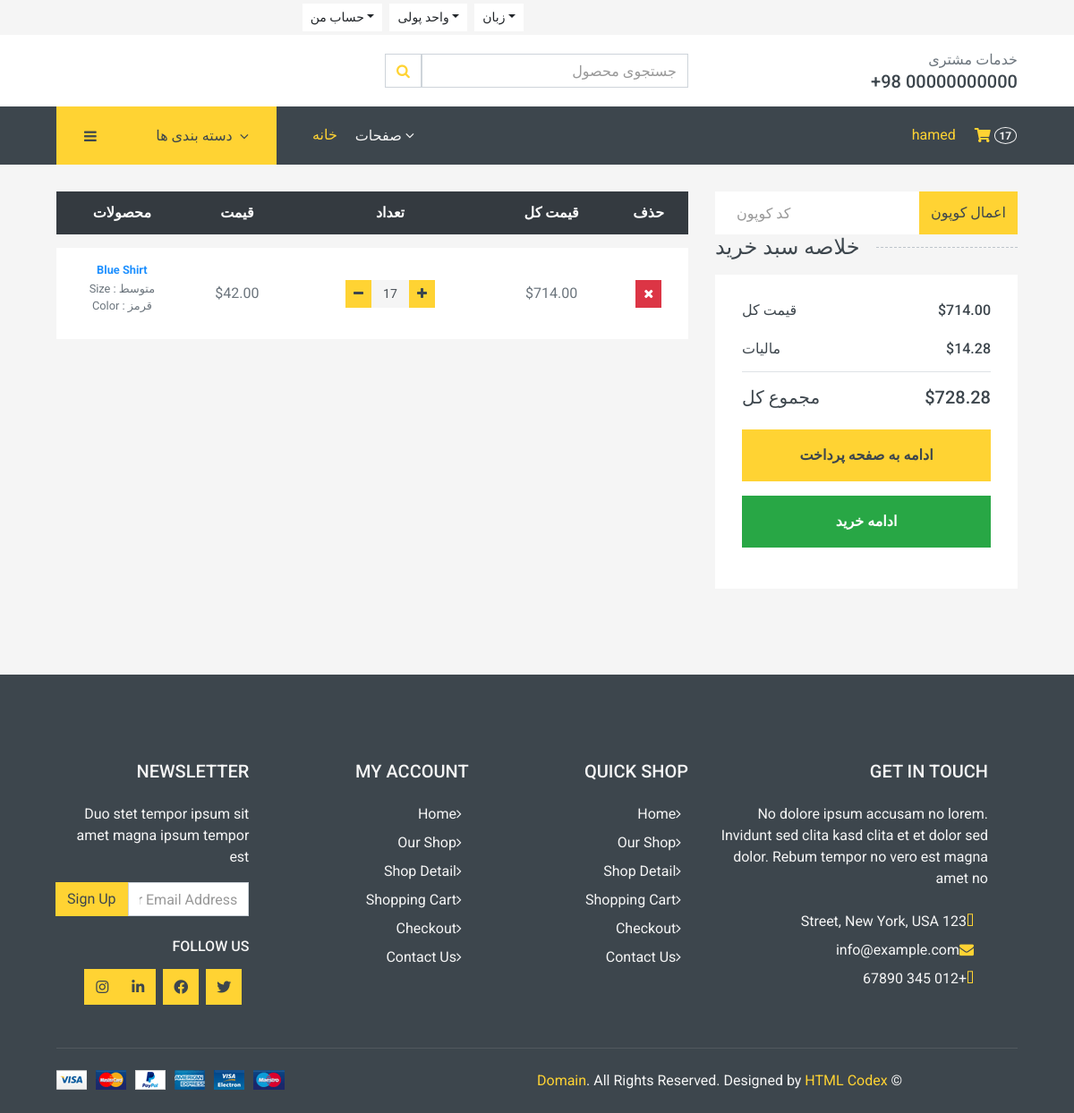
Screenshot of /cart/ (signed in) with the database file from the repository.
### accounts/models.py (models this page shows, shortened)
class Account(AbstractBaseUser):
    first_name = models.CharField(_("اسم"), max_length=50)
    last_name = models.CharField(_("نام خوانوادگی"), max_length=50)
    username = models.CharField(_("نام کاربری"), max_length=50, unique=True)
    email = models.EmailField(_("ادرس ایمیل"), max_length=254, unique=True)
    phone_number = models.CharField(
        _("شماره تماس"), max_length=50, unique=True, blank=True, null=True)
    objects = MyAccountManager()
    date_joined = models.DateTimeField(
        _("زمان ثبت نام"), auto_now=False, auto_now_add=True)
    last_login = models.DateTimeField(
        _("اخرین ورود"), auto_now=False, auto_now_add=True)
    is_admin = models.BooleanField(
        _("کاربر مورد نظر ادمین است ؟"), default=False)
    is_staff = models.BooleanField(
        _("کاربر مورد نظر کارمند است ؟"), default=False)
    is_active = models.BooleanField(
        _("کاربر مورد نظر فعال است ؟"), default=False)
    is_superadmin = models.BooleanField(
        _("کاربر مورد نظر ادمین اصلی است ؟"), default=False)
    USERNAME_FIELD = 'email'
    REQUIRED_FIELDS = ['username', 'first_name', 'last_name']
    class Meta:
        verbose_name = 'اکانت'
        verbose_name_plural = 'اکانت‌ها'

### carts/models.py (models this page shows, shortened)
class CartItem(models.Model):
    user = models.ForeignKey(
        "accounts.Account", verbose_name=_("کاربر"),
        on_delete=models.CASCADE, null=True)
    product = models.ForeignKey(Product, on_delete=models.CASCADE)
    cart = models.ForeignKey(Cart, on_delete=models.CASCADE, null=True)
    quantity = models.IntegerField()
    is_active = models.BooleanField(default=True)
    variations = models.ManyToManyField(
        Variation, verbose_name=_("واریانت ها"), blank=True)
    def sub_total(self):
        return self.product.price * self.quantity
    class Meta:
        verbose_name = ("کالا سبد خرید")
        verbose_name_plural = ("کالاهای سبد خرید")

### store/models.py (models this page shows, shortened)
class Product(models.Model):
    title = models.CharField(max_length=50, unique=True)
    slug = models.SlugField(max_length=50, unique=True)
    concise = models.TextField(max_length=500, blank=True)
    description = models.TextField(max_length=500, blank=True)
    information = models.TextField(max_length=500, blank=True)
    color = models.CharField(max_length=55, default='سفید')
    size = models.CharField(max_length=55, default='بزرگ')
    price = models.DecimalField(max_digits=10, decimal_places=2)
    image = models.ImageField(upload_to='images/product_images',
                              height_field=None,
                              width_field=None,
                              max_length=None)
    stock = models.IntegerField()
    is_available = models.BooleanField(default=False)
    category = models.ForeignKey(
        Category, verbose_name='دسته بندی', on_delete=models.CASCADE)
    created_date = models.DateField(auto_now=False, auto_now_add=True)
    modified_date = models.DateTimeField(auto_now=True, auto_now_add=False)
    discount = models.DecimalField(max_digits=10, decimal_places=2, default=0)
    def get_url(self):
        return reverse('products_detail', args=[self.category.slug, self.slug])
    class Meta:
        verbose_name = ("محصول")
        verbose_name_plural = ("محصولات")

class Variation(models.Model):
    product = models.ForeignKey(Product, verbose_name=_(
        "محصول"), on_delete=models.CASCADE)
    variation_category = models.CharField(
        _("تنوع دسته بندی"), max_length=120, choices=variation_category_choice)
    variation_value = models.CharField(_("مقدار تنوع"), max_length=120)
    is_active = models.BooleanField(_("فعال است؟"), default=True)
    create_date = models.DateTimeField(
        _("زمان ایجاد"), auto_now=True, auto_now_add=False)
    objects = VariationManager()
    class Meta:
        verbose_name = ("واریانت")
        verbose_name_plural = ("واریانت ها")

### carts/views.py (the view)
# urls.py: path('', cart, name='cart_page'),
def cart(request, total=0, quantity=0, cart_items=None):
    try:
        tax = 0
        grand_total = 0
        if request.user.is_authenticated:
            cart_items = CartItem.objects.filter(
                user=request.user, is_active=True)
        else:
            cart = Cart.objects.get(cart_id=_cart_id(request))
            cart_items = CartItem.objects.filter(cart=cart, is_active=True)
        for cart_item in cart_items:
            total += (cart_item.product.price * cart_item.quantity)
            quantity += cart_item.quantity
        tax = (2 * total)/100
        grand_total = total + tax
    except ObjectDoesNotExist:
        cart_items = []  # تعیین مقدار پیش‌فرض برای cart_items
    context = {
        'total': total,
        'quantity': quantity,
        'cart_items': cart_items,
        'tax': tax,
        'grand_total': grand_total,
    }
    return render(request, 'store/cart.html', context)

### carts/context_processors.py (called while the page is built)
def counter(request):
    cart_count = 0
    if str('admin') is request.path:
        return {}
    else:
        try:
            cart = Cart.objects.filter(cart_id=_cart_id(request))
            if request.user.is_authenticated:
                cart_items = CartItem.objects.all().filter(user=request.user)
            else:
                cart_items = CartItem.objects.all().filter(cart=cart[:1])
            for cart_item in cart_items:
                cart_count += cart_item.quantity
        except Cart.DoesNotExist:
            cart_count = 0
    return dict(cart_count=cart_count)

### carts/views.py (called while the page is built)
def _cart_id(request):
    cart = request.session.session_key
    if not cart:
        cart = request.session.create()
    return cart

### category/context_processors.py (called while the page is built)
def menu_links(request):
    links = Category.objects.all()
    return dict(links=links)

### category/models.py (called while the page is built)
    def get_absolute_url(self):
        return reverse("products_by_category", args=[self.slug])

### templates/store/cart.html (shortened to what this page needs)
{% extends "base.html" %}
{% load static %}
{% block main %}
    <div class="container-fluid">
      {% if not cart_items %}
        <h2 class='text-center rtl'>. سبد خرید شما خالیست </h2>
        </br>
        <div class='text-center'>
          <a href='{% url "store" %}' class='btn btn-primary' > ادامه خرید</a>
        </div>
    {% else %}
      <div class="row px-xl-5">
        <div class="col-lg-8 table-responsive mb-5">
          <table class="table table-light table-borderless table-hover text-center mb-0">
            <thead class="thead-dark">
              <tr>
                <th>محصولات</th>
                <th>قیمت</th>
                <th>تعداد</th>
                <th>قیمت کل</th>
                <th>حذف</th>
              </tr>
            </thead>
            <tbody class="align-middle">
              {% for cart_item in cart_items %}
                  <tr>
                    <td class="align-middle">
                      <figcaption class='info'>
                        <a href='{{ cart_item.product.get_url }}' class='text-muted small'>
                          <strong class="colorful">{{cart_item.product.title}}</strong>
                        </a>
                        <p class='text-muted small'>
                          {% if cart_item.variations.all %}
                            {% for item in cart_item.variations.all %}
                                {{ item.variation_category | capfirst }} : {{ item.variation_value | capfirst }}<br>
                            {% endfor %}
                          {% endif %}
                        </p>
                      </figcaption>
                    </td>
                    <td class="align-middle">${{cart_item.product.price}}</td>
                    <td class="align-middle">
                      <div class="col">
                        <div class="input-group mx-auto" style="width: 100px;" >
                            <div class="input-group-btn">
                            <a href="{% url 'cart:remove_from_cart_page' cart_item.product.id cart_item.id %}" class="btn btn-sm btn-primary btn-minus" type="button"> <i class="fa fa-minus"></i> </a>
                            </div>
                            <input type="text" class="form-control form-control-sm bg-secondary border-0 text-center"  value="{{cart_item.quantity}}">
                            <div class="input-group-btn">
                                <form action="{% url 'cart:add_to_cart_page' cart_item.product.id  %}" method='POST'>
                                    <button class="btn btn-sm btn-primary btn-plus" type="submit" id="button-minus"> <i class="fa fa-plus"></i> </button>
                                </form>
                            </div>
                        </div>
                    </td>
                    <td class="align-middle">${{cart_item.sub_total}}</td>
                    <td class="align-middle">
                      <a href='{% url "cart:delete_cart_item_page" cart_item.product.id cart_item.id %}' onclick="return confirm('ایا مطمعئن هستین میخواهید این محصول را حذف کنید؟')" class="btn btn-sm btn-danger"><i class="fa fa-times"></i></a>
                    </td>
                  </tr>
              {% endfor %}
            </tbody>
          </table>
        </div>
        <div class="col-lg-4">
            <div class="input-group">
              <input type="text" class="form-control border-0 p-4 floatformat : right" placeholder="کد کوپون" />
              <div class="input-group-append">
                <button class="btn btn-primary">اعمال کوپون</button>
              </div>
            </div>
          <h5 class="section-title position-relative text-uppercase mb-3"><span class="bg-secondary pr-3">خلاصه سبد خرید</span></h5>
          <div class="bg-light p-30 mb-5">
            <div class="border-bottom pb-2">
              <div class="d-flex justify-content-between mb-3">
                <h6>قیمت کل</h6>
                <h6>${{total}}</h6>
              </div>
              <div class="d-flex justify-content-between">
                <h6 class="font-weight-medium">مالیات</h6>
                <h6 class="font-weight-medium">${{tax}}</h6>
              </div>
            </div>
            <div class="pt-2">
              <div class="d-flex justify-content-between mt-2">
                <h5>مجموع کل</h5>
                <h5>${{grand_total}}</h5>
              </div>
              <a href="{% url "cart:checkout_page" %}" class="btn btn-block btn-primary font-weight-bold my-3 py-3">ادامه به صفحه پرداخت</a>
              <a href="{% url 'store' %}" class="btn btn-block btn-success font-weight-bold my-3 py-3">ادامه خرید</a>
            </div>
          </div>
        </div>
      </div>
    {% endif %}
    </div>
{% endblock main %}

### templates/includes/navbar.html (shortened to what this page needs)
<div class="container-fluid">
  <div class="row bg-secondary py-1 px-xl-5">
    <div class="col-lg-6 text-center text-lg-right">
      <div class="d-inline-flex align-items-center">
        <div class="btn-group">
          <button type="button" class="btn btn-sm btn-light dropdown-toggle" data-toggle="dropdown">حساب من</button>
        </div>
        <div class="btn-group mx-2">
          <button type="button" class="btn btn-sm btn-light dropdown-toggle" data-toggle="dropdown">واحد پولی</button>
        </div>
        <div class="btn-group">
          <button type="button" class="btn btn-sm btn-light dropdown-toggle" data-toggle="dropdown">زبان</button>
        </div>
      </div>
    </div>
  </div>
  <div class="row align-items-center bg-light py-3 px-xl-5 d-none d-lg-flex">
    <div class="col-lg-4 col-6 text-left">
      <form action="{% url "search_page" %}" class='search' method='GET'>
        <div class="input-group">
          <input type="text" class="form-control" placeholder="جستجوی محصول" name='keyword' />
          <div class="input-group-append">
            <button type='submit' class="input-group-text bg-transparent text-primary"><i class="fa fa-search" ></i></button>
          </div>
        </div>
      </form>
    </div>
    <div class="col-lg-4 col-6 text-right">
      <p class="m-0">خدمات مشتری</p>
      <h5 class="m-0">+98 00000000000</h5>
    </div>
  </div>
</div>
<div class="container-fluid bg-dark mb-30">
  <div class="row px-xl-5">
    <div class="col-lg-3 d-none d-lg-block">
      <a class="btn d-flex align-items-center justify-content-end bg-primary w-100" data-toggle="collapse" href="#navbar-vertical" style="height: 65px; padding: 0 30px;">
        <i class="fa fa-bars text-dark mr-auto"></i>
        <h6 class="text-dark m-0">دسته بندی ها</h6>
        <i class="fa fa-angle-down text-dark ml-2"></i>
      </a>
    </div>
    <div class="col-lg-9">
      <nav class="navbar navbar-expand-lg bg-dark navbar-dark py-3 py-lg-0 px-0">
        <div class="collapse navbar-collapse justify-content-between" id="navbarCollapse">
          <div class="navbar-nav mr-auto py-0">
            <a href="{% url "home" %}" class="nav-item nav-link active">خانه</a>
            <div class="nav-item dropdown">
              <a href="#" class="nav-link dropdown-toggle" data-toggle="dropdown">صفحات <i class="fa fa-angle-down mt-1"></i></a>
            </div>
          </div>
          <div class="navbar-nav ml-auto py-0 d-none d-lg-block">
            {% if user.is_authenticated %}
            <a href="{% url 'account:logout_page' %}">
                {% if user.get_full_name %}
                    {{ user.get_full_name }}
                {% else %}
                    {{ user.username }}
                {% endif %}
            </a>
            {% else %}
                <a href="{% url 'account:login_page' %}" class="btn px-0 ml-3">
                    <i class="fas fa-sign-in-alt text-primary"></i>
                </a>
            {% endif %}
            <a href="{% url 'cart:cart_page' %}" class="btn px-0 ml-3">
              <i class="fas fa-shopping-cart text-primary"></i>
              <span class="badge text-secondary border border-secondary rounded-circle" style="padding-bottom: 2px;">{{cart_count}}</span>
            </a>
          </div>
        </div>
      </nav>
    </div>
  </div>
</div>

### static/css/own-style.css (style rules this page uses)
body { text-align-last: inherit; }
.navbar-nav { margin-left: initial !important; }
.section-title { font-size: 1.5em; font-weight: bold; margin-right: auto; }

### templates/store/cart.html (style rules this page uses)
.colorful:nth-child(odd) { color: dodgerblue; }

### rows the page displays
Account: username "hamed"
CartItem: product "Blue Shirt", product.price "42.00", quantity "17", sub_total "714.00"
Variation: variation_category "Size", variation_value "متوسط"
Variation: variation_category "Color", variation_value "قرمز"

### other values shown
{{ cart_count }} "17"
{{ total }} "714.00"
{{ tax }} "14.28"
{{ grand_total }} "728.28"
